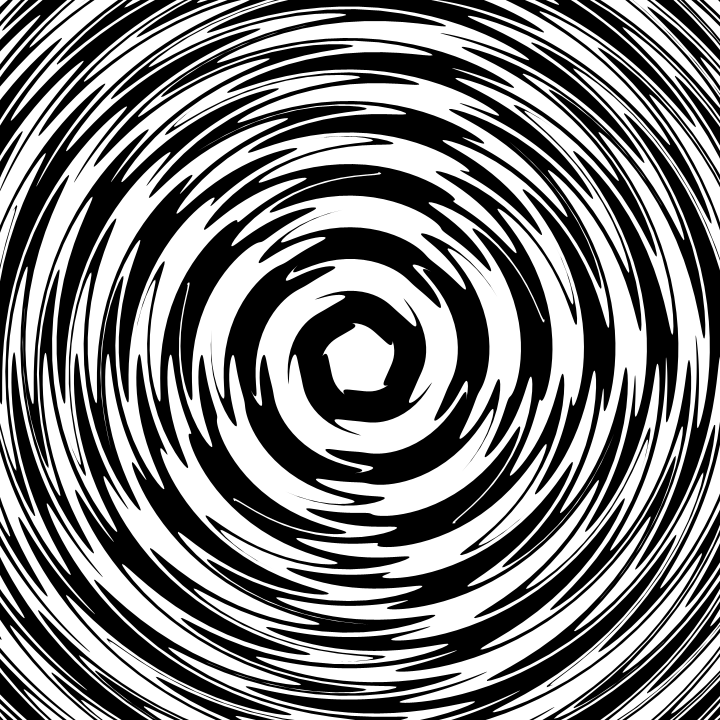
Frame 1 (no input)
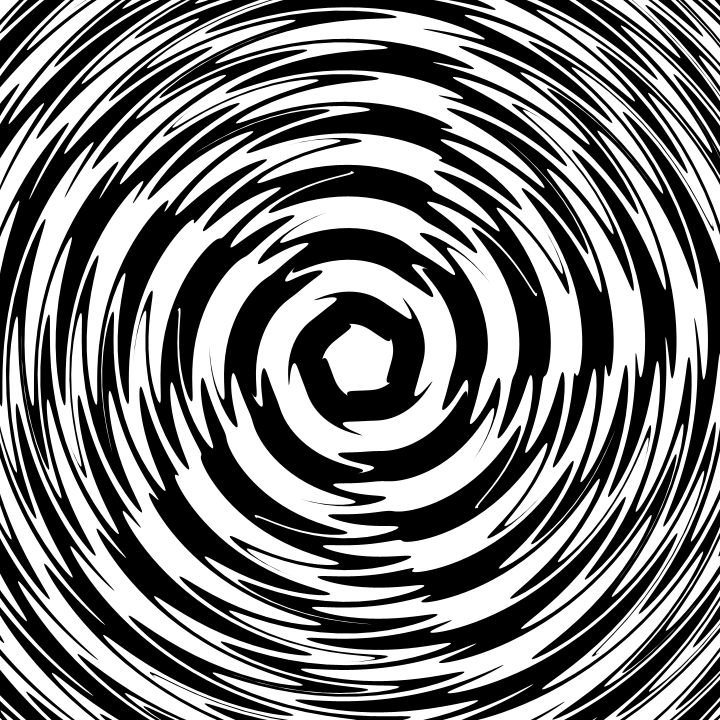
Frame 60 (the mouse pressed at the canvas centre just before this capture)
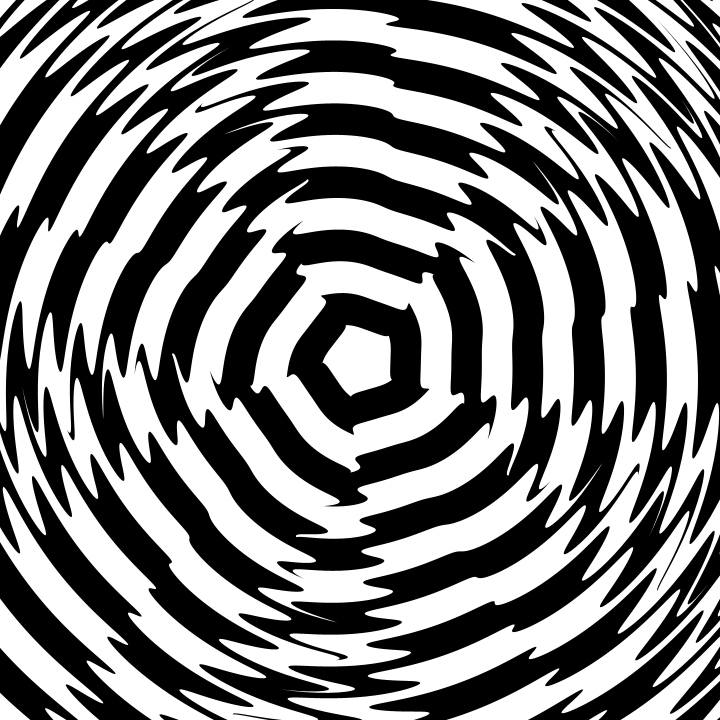
Frame 120 (the mouse held since frame 60 and released just before this capture)

The Processing sketch that drew these frames (run headless with seeded random() and noise(); from frame 60 on, the mouse is pressed at the canvas centre):

// Processing sketch: desformPoly
// ── desformPoly.pde
void setup() {
  size(720, 720);
}

void draw() {
  background(255); 
  noStroke();
  fill(0);
  int cc = 20;
  for (int i = 0; i < cc; i++) {
    float s = map(i, cos(frameCount*0.31), cc, width*2, 0);
    if (i%2 == 0) fill(0);
    else fill(255);
    poly(width*0.5, height*0.5, s, 5, frameCount*0.02);
  }
}

void poly(float x, float y, float s, int sub, float ang) {
  float r = s*0.5; 
  float da = TWO_PI/sub;
  beginShape();
  float dd = dist(cos(0), sin(0), cos(da), sin(da))*r;
  int s2 = int(dd/2);
  for (int i = 0; i < sub; i++) {
    float a = da*i+ang;
    float x1 = x+cos(a)*r;
    float y1 = y+sin(a)*r; 
    float x2 = x+cos(a+da)*r;
    float y2 = y+sin(a+da)*r; 
    for (int j = 0; j < s2; j++) {
      float xx = map(j, 0, s2, x1, x2);
      float yy = map(j, 0, s2, y1, y2);
      //ellipse(xx, yy, 4, 4);
      PVector d = distor(xx, yy, width/2, height/2, cos(frameCount*0.01)*0.4);
      vertex(d.x, d.y);
    }
  }
  endShape(CLOSE);
}

PVector distor(float x, float y, float cx, float cy, float a) {

  float dd = dist(x, y, width/2, height/2);
  float ang = atan2(cy-y, cx-x);

  ang += cos((dd+a)*0.2)*a;

  return new PVector(cx+cos(ang)*dd, cy+sin(ang)*dd);
}
